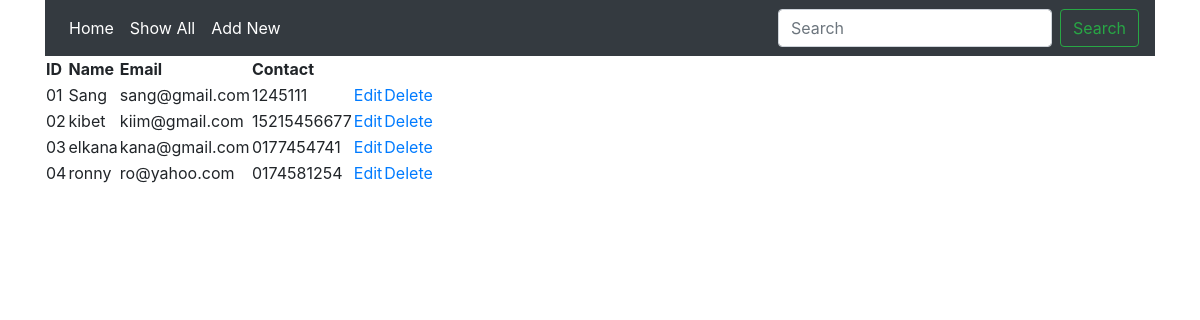
The page /show on the database its author committed.
### full_app/models.py (models this page shows)
class Employee(models.Model):
    eid = models.CharField(max_length= 50)
    ename= models.CharField(max_length= 100)
    eemail = models.EmailField()
    econtact = models.CharField(max_length= 50)

### full_app/views.py (the view)
# urls.py: path('show',views.show),
def show(request):
    employee = Employee.objects.all
    return render(request, 'show.html',{'employee':employee})

### full_app/templates/show.html
{% extends "base.html" %}
{% block body  %}
<table>
    <tr>
        <th>ID</th>
        <th>Name</th>
        <th>Email</th>
        <th>Contact</th>
    </tr>
    {% for i in employee %}
    <tr>
        <td>{{ i.eid }}</td>
        <td>{{ i.ename }}</td>
        <td>{{ i.eemail }}</td>
        <td>{{ i.econtact }}</td>
        <td>
            <a href="edit/{{ i.id }}">Edit</a>
        </td>
        <td>
            <a href="delete/{{ i.id }}">Delete</a>
        </td>
    </tr>
    {% endfor %}
</table>
{% endblock %}

### full_app/templates/base.html (shortened to what this page needs)
<!doctype html>
<html lang="en">
  <head>
    <link rel="stylesheet" href="https://stackpath.bootstrapcdn.com/bootstrap/4.5.0/css/bootstrap.min.css">
  </head>
  <body>
    <div class="container">
        <nav class="navbar navbar-expand-md bg-dark navbar-dark">
           <div class="collapse navbar-collapse" id="collapsibleNavbar">
             <ul class="navbar-nav mr-auto">
               <li class="nav-item active">
                 <a class="nav-link" href="/">Home</a>
                 </li>
               <li class="nav-item active"><a class="nav-link" href="/show">Show All</a></li>
               <li class="nav-item active"><a class="nav-link" href="/load_form">Add New</a></li>
             </ul>
             <form method="POST" action="search" class="form-inline my-2 my-lg-0">
               <input name="name" class="form-control mr-sm-2" type="search" placeholder="Search" aria-label="Search">
               <button class="btn btn-outline-success my-2 my-sm-0" type="submit">Search</button>
             </form>
           </div>
         </nav>
{% block body %}
{% endblock %}
    </div>
  </body>
</html>

### rows shown on the page
Employee: eid "01", ename "Sang", eemail "sang@gmail.com", econtact "1245111"
Employee: eid "02", ename "kibet", eemail "kiim@gmail.com", econtact "15215456677"
Employee: eid "03", ename "elkana", eemail "kana@gmail.com", econtact "0177454741"
Employee: eid "04", ename "ronny", eemail "ro@yahoo.com", econtact "0174581254"
